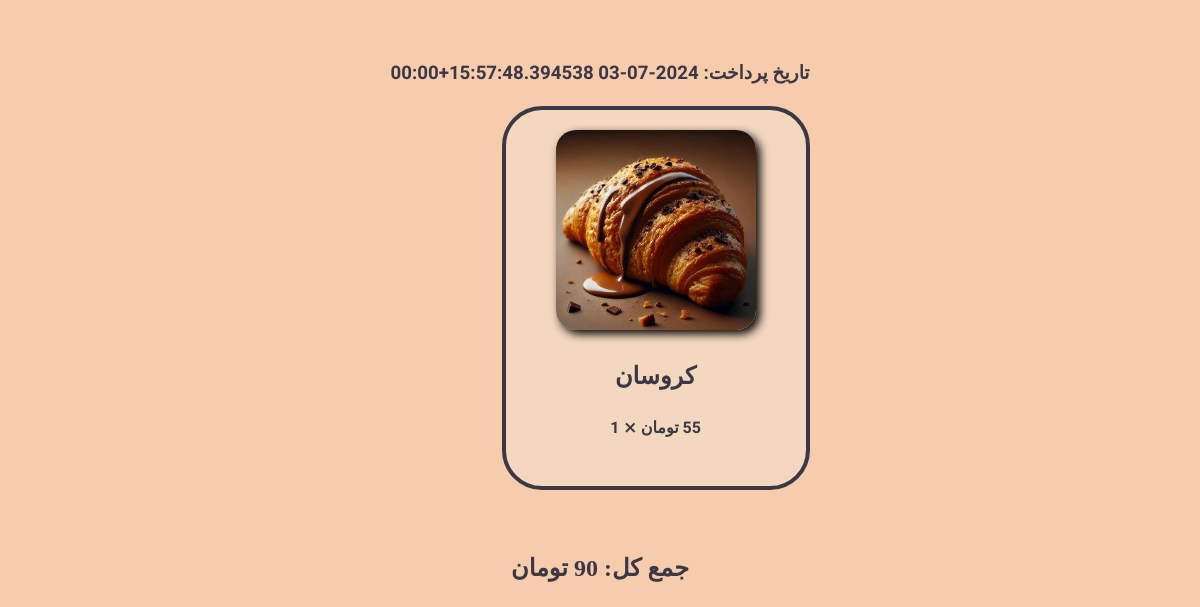
Page /cart/history (signed in, lower part) on the earlier database version.
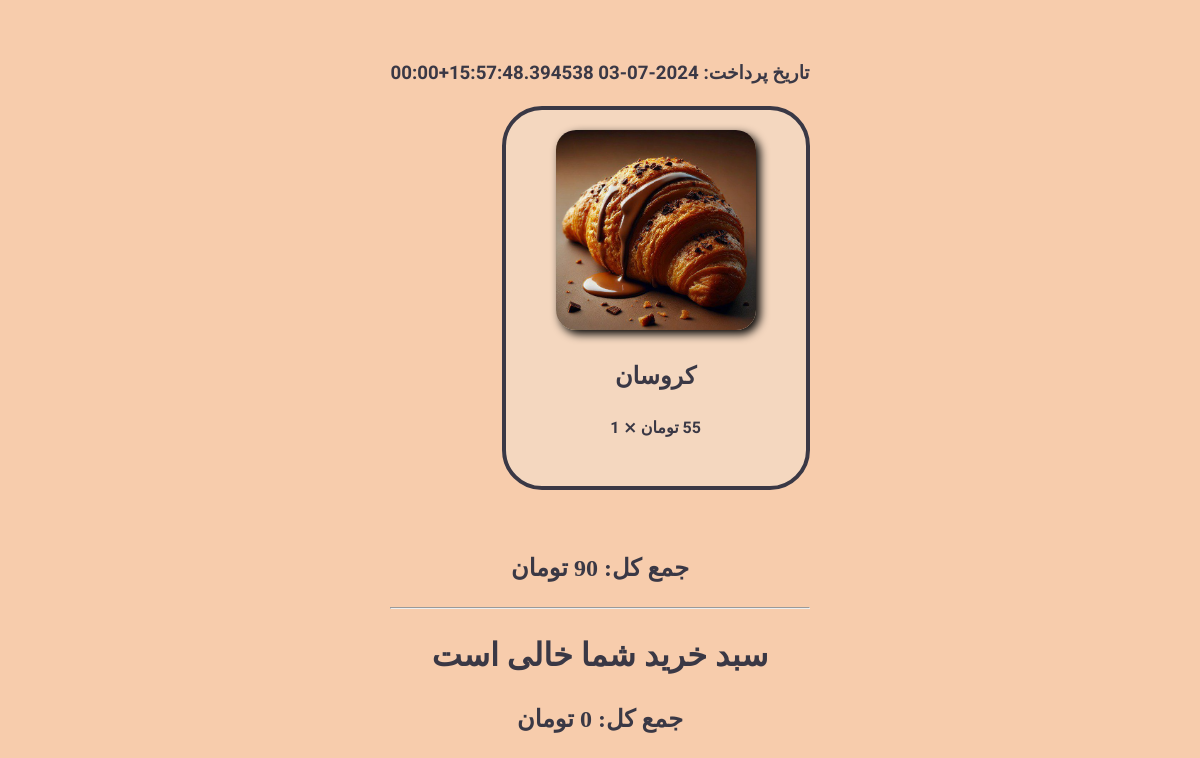
Same page on the later database version.
### accounts/models.py (models this page shows, shortened)
class CartItem(models.Model):
    cart = models.ForeignKey(Cart, on_delete=models.CASCADE, related_name="cart_items")
    product = models.ForeignKey(
        Product, on_delete=models.CASCADE, related_name="cart_items"
    )
    quantity = models.IntegerField(validators=[MinValueValidator(1)], default=0)
    created_at = models.DateTimeField(auto_now_add=True)
    @property
    def price(self):
        return self.product.price * self.quantity

class Cart(models.Model):
    class CartTypes(models.TextChoices):
        delivery = "DELIVERY", "Delivery"
        dine_in = "DINE_IN", "Dine-in"
    user = models.ForeignKey(User, on_delete=models.CASCADE, related_name="carts")
    is_purchased = models.BooleanField(default=False)
    created_at = models.DateTimeField(auto_now_add=True)
    purchased = models.DateTimeField(default=timezone.now)
    order_type = models.CharField(
        max_length=10, choices=CartTypes.choices, default=CartTypes.delivery
    )
    @property
    def total_price(self):
        return sum(cart_item.price for cart_item in self.cart_items.all())

class Product(models.Model):
    name = models.CharField(max_length=100)
    price = models.IntegerField()
    image = models.ImageField(upload_to="product/", blank=True, null=True)
    category = models.ForeignKey(
        Category,
        on_delete=models.CASCADE,
        related_name="products",
        blank=True,
        null=True,
    )
    ingredients = models.ManyToManyField("Storage", through="ProductIngredient")

### accounts/views.py (the view)
# urls.py: path("cart/history", views.cart_history_view, name="cart_history"),
@login_required
def cart_history_view(request):
    user = request.user
    carts = Cart.objects.filter(user=user, is_purchased=True)
    context = {"carts": carts}
    return render(request, "accounts/cart_history.html", context)

### accounts/templates/accounts/cart_history.html (shortened to what this page needs)
{% load static jformat humanize %}
<!DOCTYPE html>
<html lang="fa" dir="rtl">
<head>
<link rel='stylesheet' href='https://cdnjs.cloudflare.com/ajax/libs/font-awesome/5.15.3/css/all.min.css'>
<link href='https://unpkg.com/css.gg@2.0.0/icons/css/enter.css' rel='stylesheet'>
<link href='https://unpkg.com/css.gg@2.0.0/icons/css/shopping-cart.css' rel='stylesheet'>
<link href='https://unpkg.com/css.gg@2.0.0/icons/css/check-r.css' rel='stylesheet'>
<link href='https://unpkg.com/css.gg@2.0.0/icons/css/menu.css' rel='stylesheet'>
<link href='https://unpkg.com/css.gg@2.0.0/icons/css/coffee.css' rel='stylesheet'>
</head>
<body>
    <div class="container d-flex justify-content-center my-50">
        <div class="row">
            {% for cart in carts %}
                {% for cart_item in cart.cart_items.all %}
                    <div class="col-md-10 lalezar-regular" style="margin: 1rem 0;">
                        <h3>تاریخ پرداخت: {{ cart.purchased|jformat:"%H:%M %Y/%m/%d"|safe }}</h3>
                    </div>
                    <div class="col-md-10 lalezar-regular">
                        <div class="card card-body" style="margin-bottom: 60px;" >
                            <div class="media align-items-center align-items-lg-start text-center text-lg-left flex-column flex-lg-row">
                                <div class="mr-2 mb-3 mb-lg-0">
                                    <img src="{% if cart_item.product.image %}{{ cart_item.product.image.url }}{% endif %}" width="200" height="200" alt="{{ cart_item.product.name }} image">
                                </div>
                                <div class="media-body ">
                                    <h2 class="media-title font-weight-semibold">
                                        {{ cart_item.product.name }}
                                    </h2>
                                </div>
                                <div class="mt-3 mt-lg-0 ml-lg-3 text-center">
                                    <h4 class="mb-0 font-weight-semibold">{{ cart_item.product.price|floatformat:"0g"|intcomma:False }} تومان &Cross; {{ cart_item.quantity }}</h4>
                                </div>
                            </div>
                            <br>
                        </div>
                    </div>
                {% empty %}
                    <h1>سبد خرید شما خالی است</h1>
                {% endfor %}
                <div class="col-md-10">
                    <h2>جمع کل: {{ cart.total_price|floatformat:"0g"|intcomma:False }} تومان</h2>
                </div>
                {% if not forloop.last %}
                    <hr>
                {% endif %}
            {% endfor %}
        </div>
    </div>
</body>
</html>

Differences in the rows shown:
now on this page (row edited): Cart: total_price "0"
